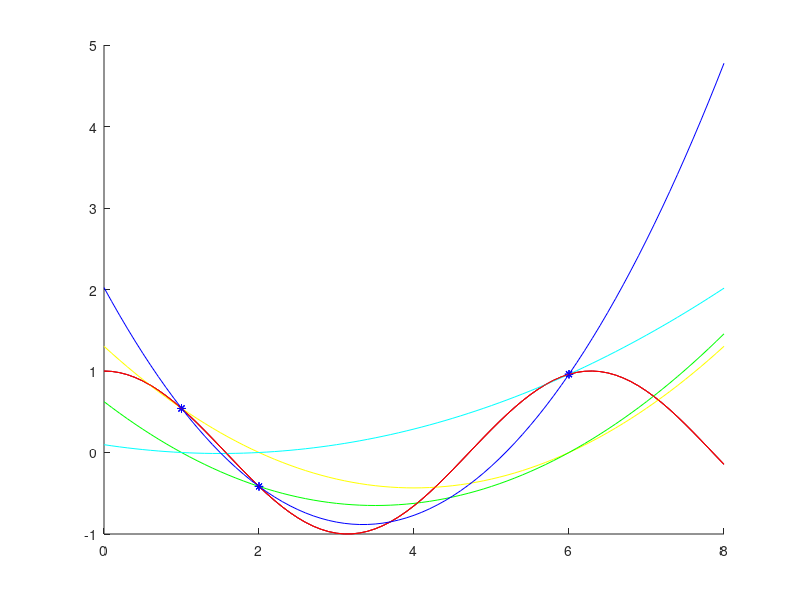

Source code (MATLAB):
x=0:0.1:8;
y=cos(x);
L0x = (((x-2).*(x-6))/5).*0.5430; 
L1x = (((x-1).*(x-6))/4).*0.4161; 
L2x = (((x-1).*(x-2))/20).*0.9602;
Px = L0x+L1x+L2x;

%% 1 b
hold on
plot(1,0.5403,'*b');
plot(2,-0.4161,'*b');
plot(6,0.9602,'*b');
plot(x,y);
hold off

%% 1c

hold on
plot(1,0.5403,'*b');
plot(2,-0.4161,'*b');
plot(6,0.9602,'*b');
plot(x,y,'r',x,L0x,'y',x,L1x,'g',x,L2x,'c');
hold off

%% 1d

hold on
plot(1,0.5403,'*b');
plot(2,-0.4161,'*b');
plot(6,0.9602,'*b');
plot(x,y,'r',x,Px,'b');
hold off